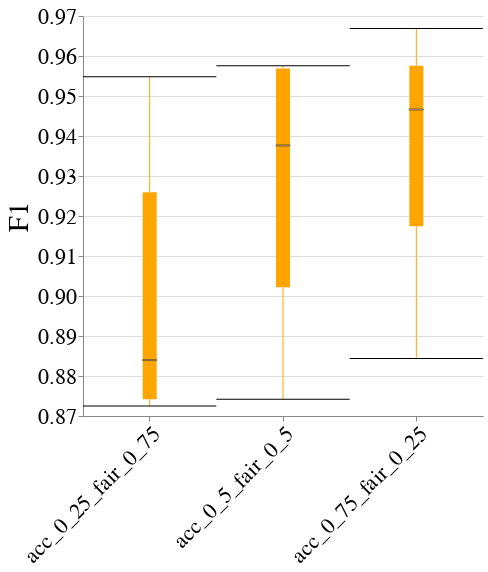

Notebook code cell kept with this figure:
### Code cell
create_box_plot_per_dataset_and_case_study(to_plot=best_lp_metrics_per_exp_config_df,
                                           exp_name=EXP_NAME,
                                           dataset_name=DATASET_NAME,
                                           case_study_name=CASE_STUDY_NAME,
                                           metric_name="F1")

### Figure 1 — Vega-Lite specification as saved in the notebook (floating-point values rounded to 4 significant figures)
{"config": {"view": {"continuousWidth": 400, "continuousHeight": 300, "stroke": null}, "axis": {"labelFontSize": 22, "labelFontWeight": "normal", "titleFontSize": 28, "titleFontWeight": "normal"}, "title": {"fontSize": 28}}, "data": {"name": "data-b2e7a06116689d539162bbed0e81428a"}, "mark": {"type": "boxplot", "color": "orange", "median": {"stroke": "black", "strokeWidth": 0.7}, "ticks": true}, "encoding": {"x": {"axis": {"labelAngle": -45, "labelLimit": 500}, "field": "exp_config_name", "title": null, "type": "nominal"}, "y": {"field": "overall", "scale": {"zero": false}, "title": "F1", "type": "quantitative"}}, "height": 400, "width": 400, "$schema": "https://vega.github.io/schema/vega-lite/v4.17.0.json", "datasets": {"data-b2e7a06116689d539162bbed0e81428a": [{"exp_config_name": "acc_0_25_fair_0_75", "run_num": 1, "logical_pipeline_uuid": "Tm9uZSZOT19GQUlSTkVTU19JTlRFUlZFTlRJT04mZ2FuZGFsZl9jbGY=", "physical_pipeline_uuid": "608f0e8b-b164-4a5a-8fa2-7ee44be8b464", "compound_pp_quality": 0.9614, "metric": "F1", "model_name": "gandalf_clf", "runtime_in_mins": 0.09234, "dataset_name": "diabetes", "logical_pipeline_name": "None&NO_FAIRNESS_INTERVENTION&gandalf_clf", "null_imputer_name": "None", "fairness_intervention_name": "NO_FAIRNESS_INTERVENTION", "Gender_dis": 0.88, "Gender_priv": 0.8868, "overall": 0.884}, {"exp_config_name": "acc_0_25_fair_0_75", "run_num": 2, "logical_pipeline_uuid": "Tm9uZSZOT19GQUlSTkVTU19JTlRFUlZFTlRJT04mbGdibV9jbGY=", "physical_pipeline_uuid": "2f6608fe-e1c7-4036-81a0-ad42efc2bc2b", "compound_pp_quality": 0.9791, "metric": "F1", "model_name": "lgbm_clf", "runtime_in_mins": 0.01255, "dataset_name": "diabetes", "logical_pipeline_name": "None&NO_FAIRNESS_INTERVENTION&lgbm_clf", "null_imputer_name": "None", "fairness_intervention_name": "NO_FAIRNESS_INTERVENTION", "Gender_dis": 0.9394, "Gender_priv": 0.9167, "overall": 0.9259}, {"exp_config_name": "acc_0_25_fair_0_75", "run_num": 3, "logical_pipeline_uuid": "Tm9uZSZOT19GQUlSTkVTU19JTlRFUlZFTlRJT04mZ2FuZGFsZl9jbGY=", "physical_pipeline_uuid": "80c08d26-5798-4ab2-9c78-249cc60cb801", "compound_pp_quality": 0.9435, "metric": "F1", "model_name": "gandalf_clf", "runtime_in_mins": 0.09841, "dataset_name": "diabetes", "logical_pipeline_name": "None&NO_FAIRNESS_INTERVENTION&gandalf_clf", "null_imputer_name": "None", "fairness_intervention_name": "NO_FAIRNESS_INTERVENTION", "Gender_dis": 0.8966, "Gender_priv": 0.8602, "overall": 0.8742}, {"exp_config_name": "acc_0_25_fair_0_75", "run_num": 4, "logical_pipeline_uuid": "Tm9uZSZOT19GQUlSTkVTU19JTlRFUlZFTlRJT04mZ2FuZGFsZl9jbGY=", "physical_pipeline_uuid": "d75eb3b8-446f-4540-96eb-e42622e50f99", "compound_pp_quality": 0.9585, "metric": "F1", "model_name": "gandalf_clf", "runtime_in_mins": 0.07878, "dataset_name": "diabetes", "logical_pipeline_name": "None&NO_FAIRNESS_INTERVENTION&gandalf_clf", "null_imputer_name": "None", "fairness_intervention_name": "NO_FAIRNESS_INTERVENTION", "Gender_dis": 0.8889, "Gender_priv": 0.8605, "overall": 0.8725}, {"exp_config_name": "acc_0_25_fair_0_75", "run_num": 5, "logical_pipeline_uuid": "Tm9uZSZOT19GQUlSTkVTU19JTlRFUlZFTlRJT04mcmZfY2xm", "physical_pipeline_uuid": "48d54b11-8d9b-4190-9c14-5aeed71928fa", "compound_pp_quality": 0.9887, "metric": "F1", "model_name": "rf_clf", "runtime_in_mins": 0.006393, "dataset_name": "diabetes", "logical_pipeline_name": "None&NO_FAIRNESS_INTERVENTION&rf_clf", "null_imputer_name": "None", "fairness_intervention_name": "NO_FAIRNESS_INTERVENTION", "Gender_dis": 0.9714, "Gender_priv": 0.9412, "overall": 0.9548}, {"exp_config_name": "acc_0_5_fair_0_5", "run_num": 1, "logical_pipeline_uuid": "Tm9uZSZOT19GQUlSTkVTU19JTlRFUlZFTlRJT04mZ2FuZGFsZl9jbGY=", "physical_pipeline_uuid": "59a3e31a-b87b-4763-84eb-38490efed151", "compound_pp_quality": 0.9399, "metric": "F1", "model_name": "gandalf_clf", "runtime_in_mins": 0.09172, "dataset_name": "diabetes", "logical_pipeline_name": "None&NO_FAIRNESS_INTERVENTION&gandalf_clf", "null_imputer_name": "None", "fairness_intervention_name": "NO_FAIRNESS_INTERVENTION", "Gender_dis": 0.9577, "Gender_priv": 0.8952, "overall": 0.9205}, {"exp_config_name": "acc_0_5_fair_0_5", "run_num": 2, "logical_pipeline_uuid": "Tm9uZSZOT19GQUlSTkVTU19JTlRFUlZFTlRJT04mbGdibV9jbGY=", "physical_pipeline_uuid": "549f02b5-1e4a-4afb-9e85-a26aa58c7cfe", "compound_pp_quality": 0.9681, "metric": "F1", "model_name": "lgbm_clf", "runtime_in_mins": 0.008362, "dataset_name": "diabetes", "logical_pipeline_name": "None&NO_FAIRNESS_INTERVENTION&lgbm_clf", "null_imputer_name": "None", "fairness_intervention_name": "NO_FAIRNESS_INTERVENTION", "Gender_dis": 0.9706, "Gender_priv": 0.9485, "overall": 0.9576}, {"exp_config_name": "acc_0_5_fair_0_5", "run_num": 2, "logical_pipeline_uuid": "Tm9uZSZOT19GQUlSTkVTU19JTlRFUlZFTlRJT04mcmZfY2xm", "physical_pipeline_uuid": "4f841ab1-1599-4116-be52-0f0c91b6ce1b", "compound_pp_quality": 0.9681, "metric": "F1", "model_name": "rf_clf", "runtime_in_mins": 0.01937, "dataset_name": "diabetes", "logical_pipeline_name": "None&NO_FAIRNESS_INTERVENTION&rf_clf", "null_imputer_name": "None", "fairness_intervention_name": "NO_FAIRNESS_INTERVENTION", "Gender_dis": 0.9706, "Gender_priv": 0.9485, "overall": 0.9576}, {"exp_config_name": "acc_0_5_fair_0_5", "run_num": 3, "logical_pipeline_uuid": "Tm9uZSZOT19GQUlSTkVTU19JTlRFUlZFTlRJT04mZ2FuZGFsZl9jbGY=", "physical_pipeline_uuid": "552150ec-cebe-4acf-af84-e7adbbd153c7", "compound_pp_quality": 0.9204, "metric": "F1", "model_name": "gandalf_clf", "runtime_in_mins": 0.08412, "dataset_name": "diabetes", "logical_pipeline_name": "None&NO_FAIRNESS_INTERVENTION&gandalf_clf", "null_imputer_name": "None", "fairness_intervention_name": "NO_FAIRNESS_INTERVENTION", "Gender_dis": 0.8966, "Gender_priv": 0.8602, "overall": 0.8742}, {"exp_config_name": "acc_0_5_fair_0_5", "run_num": 4, "logical_pipeline_uuid": "Tm9uZSZOT19GQUlSTkVTU19JTlRFUlZFTlRJT04mZ2FuZGFsZl9jbGY=", "physical_pipeline_uuid": "fd0c759d-089f-41cf-9202-680d7a53dff3", "compound_pp_quality": 0.9344, "metric": "F1", "model_name": "gandalf_clf", "runtime_in_mins": 0.12, "dataset_name": "diabetes", "logical_pipeline_name": "None&NO_FAIRNESS_INTERVENTION&gandalf_clf", "null_imputer_name": "None", "fairness_intervention_name": "NO_FAIRNESS_INTERVENTION", "Gender_dis": 0.9091, "Gender_priv": 0.8864, "overall": 0.8961}, {"exp_config_name": "acc_0_5_fair_0_5", "run_num": 5, "logical_pipeline_uuid": "Tm9uZSZOT19GQUlSTkVTU19JTlRFUlZFTlRJT04mcmZfY2xm", "physical_pipeline_uuid": "eee0182e-1375-4452-a613-4e85e007aa1f", "compound_pp_quality": 0.9774, "metric": "F1", "model_name": "rf_clf", "runtime_in_mins": 0.01018, "dataset_name": "diabetes", "logical_pipeline_name": "None&NO_FAIRNESS_INTERVENTION&rf_clf", "null_imputer_name": "None", "fairness_intervention_name": "NO_FAIRNESS_INTERVENTION", "Gender_dis": 0.9714, "Gender_priv": 0.9412, "overall": 0.9548}, {"exp_config_name": "acc_0_75_fair_0_25", "run_num": 1, "logical_pipeline_uuid": "Tm9uZSZOT19GQUlSTkVTU19JTlRFUlZFTlRJT04mcmZfY2xm", "physical_pipeline_uuid": "a4c98027-c38e-44e3-95b6-8c583d26a460", "compound_pp_quality": 0.9368, "metric": "F1", "model_name": "rf_clf", "runtime_in_mins": 0.007877, "dataset_name": "diabetes", "logical_pipeline_name": "None&NO_FAIRNESS_INTERVENTION&rf_clf", "null_imputer_name": "None", "fairness_intervention_name": "NO_FAIRNESS_INTERVENTION", "Gender_dis": 0.9577, "Gender_priv": 0.92, "overall": 0.9357}, {"exp_config_name": "acc_0_75_fair_0_25", "run_num": 2, "logical_pipeline_uuid": "Tm9uZSZOT19GQUlSTkVTU19JTlRFUlZFTlRJT04mbGdibV9jbGY=", "physical_pipeline_uuid": "0569e4b5-73f5-46c2-90a5-c34a0664ab62", "compound_pp_quality": 0.9629, "metric": "F1", "model_name": "lgbm_clf", "runtime_in_mins": 0.0159, "dataset_name": "diabetes", "logical_pipeline_name": "None&NO_FAIRNESS_INTERVENTION&lgbm_clf", "null_imputer_name": "None", "fairness_intervention_name": "NO_FAIRNESS_INTERVENTION", "Gender_dis": 0.9706, "Gender_priv": 0.9485, "overall": 0.9576}, {"exp_config_name": "acc_0_75_fair_0_25", "run_num": 2, "logical_pipeline_uuid": "Tm9uZSZOT19GQUlSTkVTU19JTlRFUlZFTlRJT04mcmZfY2xm", "physical_pipeline_uuid": "6ffd0102-3f47-414c-be20-8265216b3cbb", "compound_pp_quality": 0.9629, "metric": "F1", "model_name": "rf_clf", "runtime_in_mins": 0.01914, "dataset_name": "diabetes", "logical_pipeline_name": "None&NO_FAIRNESS_INTERVENTION&rf_clf", "null_imputer_name": "None", "fairness_intervention_name": "NO_FAIRNESS_INTERVENTION", "Gender_dis": 0.9706, "Gender_priv": 0.9485, "overall": 0.9576}, {"exp_config_name": "acc_0_75_fair_0_25", "run_num": 3, "logical_pipeline_uuid": "Tm9uZSZOT19GQUlSTkVTU19JTlRFUlZFTlRJT04mZ2FuZGFsZl9jbGY=", "physical_pipeline_uuid": "9c7d871e-f309-4e0d-a4f9-5537d89220f9", "compound_pp_quality": 0.8997, "metric": "F1", "model_name": "gandalf_clf", "runtime_in_mins": 0.08401, "dataset_name": "diabetes", "logical_pipeline_name": "None&NO_FAIRNESS_INTERVENTION&gandalf_clf", "null_imputer_name": "None", "fairness_intervention_name": "NO_FAIRNESS_INTERVENTION", "Gender_dis": 0.8966, "Gender_priv": 0.8764, "overall": 0.8844}, {"exp_config_name": "acc_0_75_fair_0_25", "run_num": 4, "logical_pipeline_uuid": "Tm9uZSZOT19GQUlSTkVTU19JTlRFUlZFTlRJT04mcmZfY2xm", "physical_pipeline_uuid": "5cc3b03e-bacf-42fa-a282-0db9e982d3b1", "compound_pp_quality": 0.9177, "metric": "F1", "model_name": "rf_clf", "runtime_in_mins": 0.01372, "dataset_name": "diabetes", "logical_pipeline_name": "None&NO_FAIRNESS_INTERVENTION&rf_clf", "null_imputer_name": "None", "fairness_intervention_name": "NO_FAIRNESS_INTERVENTION", "Gender_dis": 0.9412, "Gender_priv": 0.8889, "overall": 0.9114}, {"exp_config_name": "acc_0_75_fair_0_25", "run_num": 5, "logical_pipeline_uuid": "Tm9uZSZOT19GQUlSTkVTU19JTlRFUlZFTlRJT04mcmZfY2xm", "physical_pipeline_uuid": "b952501d-7864-4458-88f2-1ed912eeeb66", "compound_pp_quality": 0.9678, "metric": "F1", "model_name": "rf_clf", "runtime_in_mins": 0.007789, "dataset_name": "diabetes", "logical_pipeline_name": "None&NO_FAIRNESS_INTERVENTION&rf_clf", "null_imputer_name": "None", "fairness_intervention_name": "NO_FAIRNESS_INTERVENTION", "Gender_dis": 0.9706, "Gender_priv": 0.9639, "overall": 0.9669}]}}
